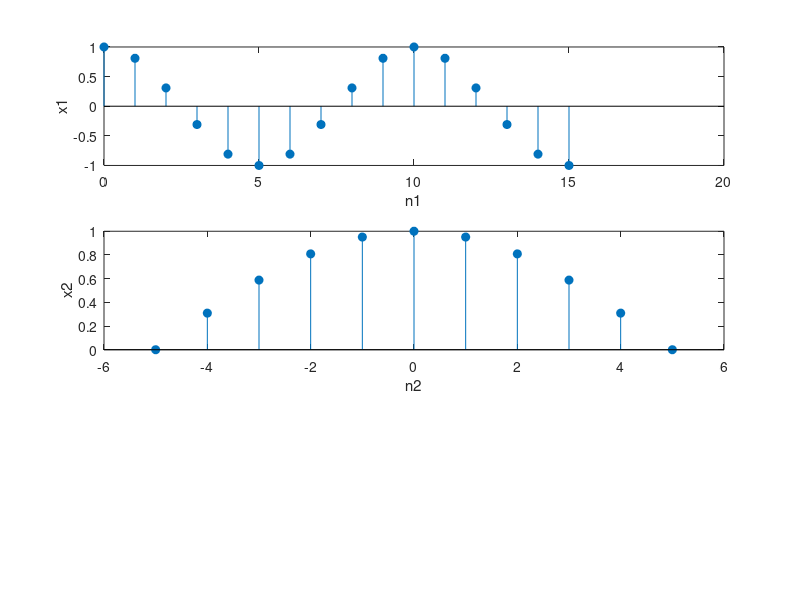

The MATLAB source for this figure: (Note: this script raises an error after producing the figure.)
clear;
clc;

st_1 = 0;
et_1 = 15;
n1 = st_1:1:et_1;
x1 = cos(2*pi*0.1*n1);

st_2 = -5;
et_2 = 5;
n2 = st_2:1:et_2;
x2 = cos(2*pi*0.05*n2);

figure(1)
subplot(311);
stem(n1, x1, 'filled');
xlabel('n1');
ylabel('x1');
subplot(312);
stem(n2, x2, 'filled');
xlabel('n2');
ylabel('x2');

[y1, n3] = convolution(x1, x2, st_1, et_1, st_2, et_2);

subplot(313);
stem(n3, y1, 'filled');
xlabel('n3');
ylabel('y');